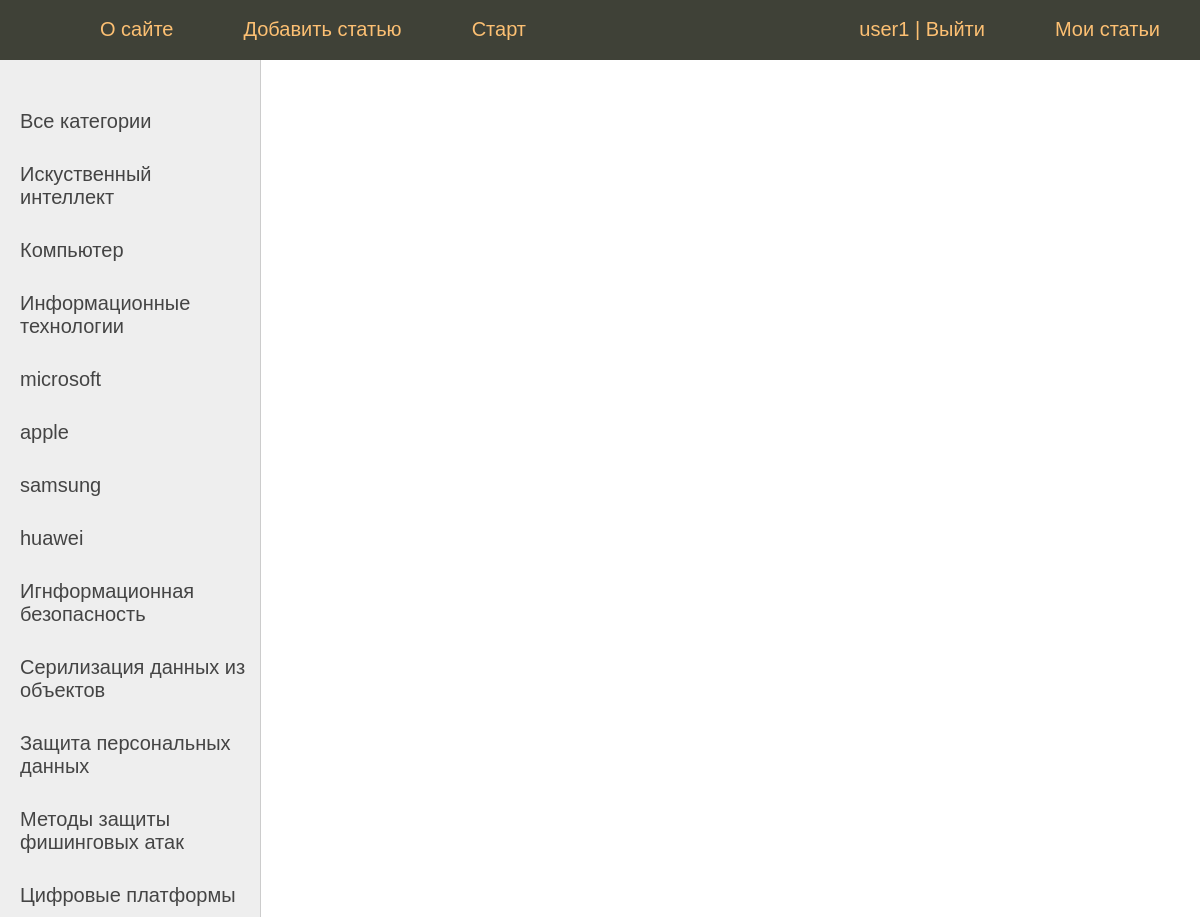
Page /my_articles/ (signed in) on the committed database.
### news/models.py (models this page shows, shortened)
class Category(models.Model):
    title = models.CharField(max_length=255)
    slug = models.SlugField(max_length=255, blank=True, db_index=True, default='')
    class Meta:
        verbose_name = 'Категории'
        verbose_name_plural = 'Категории'
    def get_absolute_url(self):
        return reverse('cat', kwargs={'cat_slug': self.slug})

### news/views.py (the view)
# urls.py: path('my_articles/', views.my_articles, name="my_articles"),
def my_articles(request):
    prof = Profiles.objects.get(user=request.user.id)
    posts = News.objects.filter(profiles=prof.id)
    data = {
        'title': f'Мои новости',
        'menu': menu,
        'posts': posts,
    }
    return render(request, 'news/index.html', context=data)

### news/templatetags/news_tags.py (called while the page is built)
@register.inclusion_tag('news/list_categories.html')
def show_categories():
    cats = Category.objects.all()
    return{'cats': cats}

### news/templates/news/index.html (shortened to what this page needs)
{% extends 'news/base.html' %}

### news/templates/news/base.html (shortened to what this page needs)
{% load static %}
{% load news_tags %}
<!DOCTYPE html>
<html>
<head>
	<link type="text/css" href="{% static 'news/css/styles.css' %}" rel="stylesheet" />
</head>
<body>
<table class="table-page" border=0 cellpadding="0" cellspacing="0">
<tr><td valign=top>
{% block mainmenu %}
		<div class="header">
			<ul id="mainmenu" class="mainmenu">
			<li class="logo"><a href="{% url 'home' %}"><div class="logo"></div></a></li>
{% for m in menu %}
	{% if not forloop.last %}<li>{% else %}<li class="last">{% endif %}
		<a href="{% url m.url_name %}">{{m.title}}</a></li>
{% endfor %}
				{% if request.user.is_authenticated %}
				<li class="last"> {{user.username}} | <a href="{% url 'logout' %}">Выйти</a></li>
				{% else %}
				<li class="last"><a href="{% url 'register' %}">Регистрация</a> | <a href="{% url 'login' %}">Войти</a></li>
				{% endif %}
			</ul>
		</div>
{% endblock mainmenu %}
<table class="table-content" border=0 cellpadding="0" cellspacing="0">
<tr>
	<td valign="top" class="left-chapters">
	<ul id="leftchapters">
		{% if cat_selected == 0 or cat_selected is None %}
		<li><a href="{% url 'home' %}">Все категории</a></li>
		{% else %}
		<li><a href="{% url 'home' %}">Все категории</a></li>
		{% endif %}
		{% show_categories %}
	</ul>
</td>
<td valign="top" class="content">
</body>
</html>

### news/templates/news/list_categories.html
{% for cat in cats %}
<li><a href="{{cat.get_absolute_url}}">{{cat.title}}</a></li>
{% endfor %}

### rows in the picture
Category: title "Искуственный интеллект"
Category: title "Компьютер"
Category: title "Информационные технологии"
Category: title "microsoft"
Category: title "apple"
Category: title "samsung"
Category: title "huawei"
Category: title "Игнформационная безопасность"
Category: title "Серилизация данных из объектов"
Category: title "Защита персональных данных"
Category: title "Методы защиты фишинговых атак"
Category: title "Цифровые платформы"

### other values in the picture
{{ m.title }} "О сайте" "Добавить статью" "Старт" "Мои статьи"
{{ user.username }} "user1"
